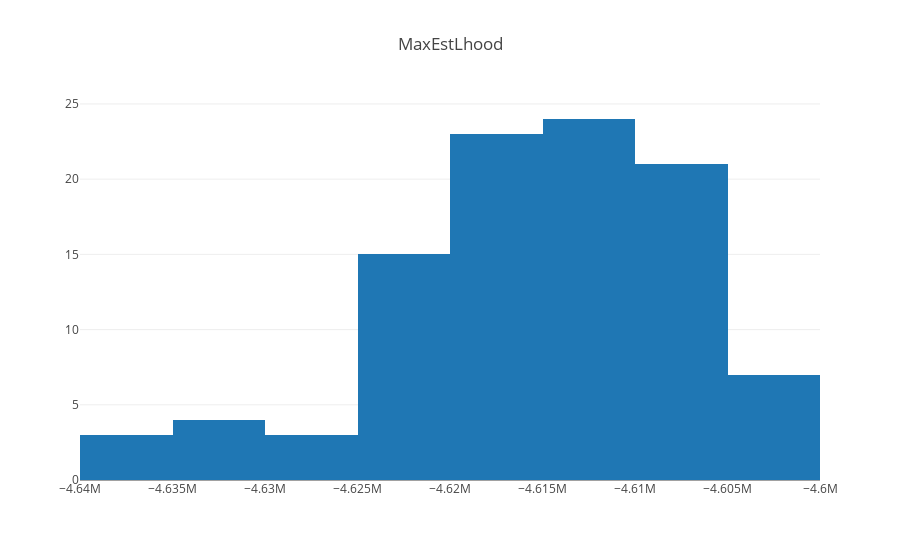

Write notebook code for a chart like this one.
### Code cell
## plot max_likelihood distributions
import plotly.figure_factory as ff
select= 'MaxEstLhood'
np.random.seed(1)

hist_data = [list(params_dict[select] * -1)]
group_labels = [select] # name of the dataset
fig = [go.Histogram(
    x=params_dict[select]
)]

layout= go.Layout(
    title= select
)

Figure= go.Figure(data= fig,layout=layout)

iplot(Figure)
